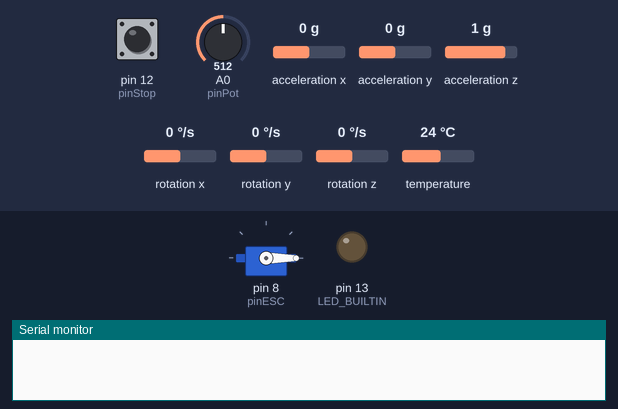
Recording of a sketch running on a simulated Arduino Uno, built with avr-gcc and run on an emulated ATmega328P. Shown: servo, output pins drawn as LEDs (lit = HIGH), the last lines printed to the serial monitor. The inputs (shaded band) are chosen by the test bench; at power-on: A0 (pinPot) = 512, pin 12 (pinStop) HIGH, acceleration x 0 g, acceleration y 0 g, acceleration z 1 g, rotation x 0 °/s, rotation y 0 °/s, rotation z 0 °/s, temperature 24 °C.

Above: at 4.1 s.
4.2 s: A0 (pinPot) set to 198
7.2 s: A0 (pinPot) set to 172
At 7.6 s:
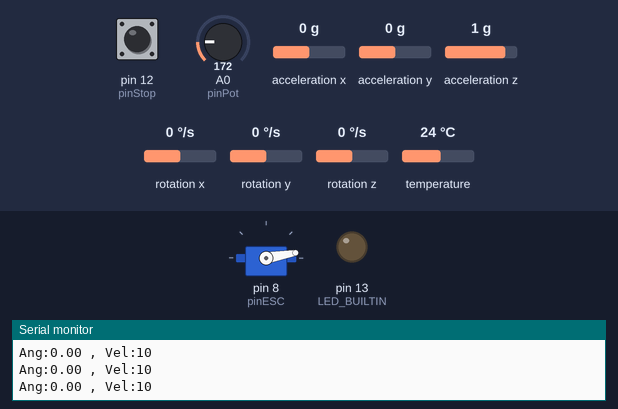
8.7 s: A0 (pinPot) set to 511
At 9.7 s:
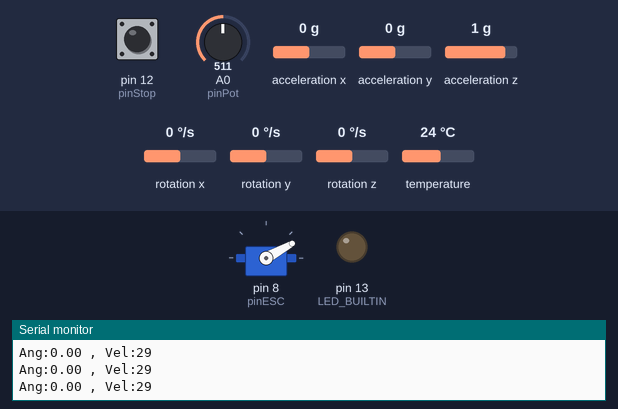
10.2 s: A0 (pinPot) set to 992
At 10.9 s:
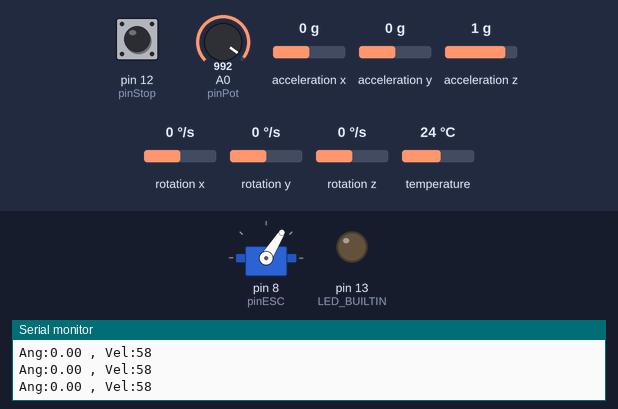
11.7 s: pin 12 (pinStop) pulled LOW for 1 s
At 13.9 s:
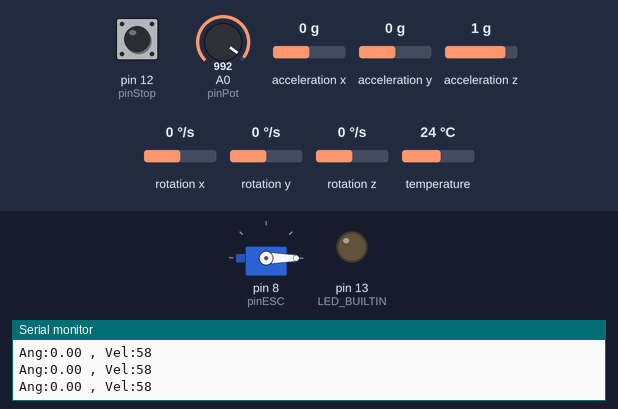
Timing chart, 0 to 16.7 s (numbered marks = the images above; inputs shaded):
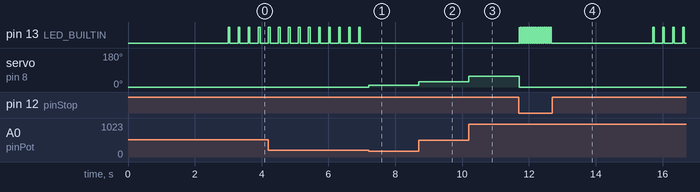

Measured:
- after the input at 7.2 s, pin 13 (LED_BUILTIN): stops changing and stays LOW; servo on pin 8 (pinESC): 0° → 10° at once
- after the input at 8.7 s, servo on pin 8 (pinESC): 10° → 29° at once
- after the input at 10.2 s, servo on pin 8 (pinESC): 29° → 58° at once
- after the input at 11.7 s, pin 13 (LED_BUILTIN): goes 15 × (HIGH 0.01 s, LOW 0.03 s), HIGH 0.03 s, LOW 3.0 s, 3 × (HIGH 0.05 s, LOW 0.25 s), HIGH 0.05 s, then LOW, starting at once; servo on pin 8 (pinESC): 58° → 0° at once
- by itself, pin 13 (LED_BUILTIN): alternates HIGH for 0.05 s and LOW for 0.25 s

The sketch:

Q1046_Sketch.ino
```cpp
/*
     CÓDIGO:	  Q1046
     AUTOR:		  BrincandoComIdeias
     APRENDA: 	https://cursodearduino.net/
     SKETCH:    Teste 1x Helice - Projeto Drone
     DATA:		  25/04/2023
*/

// INCLUSÃO DE BIBLIOTECAS
#include <Servo.h>

#include <Wire.h>
#include <Adafruit_MPU6050.h>
//#include <Adafruit_Sensor.h>

// DEFINIÇÕES DE PINOS
#define pinESC 8
#define pinStop 12
#define pinPot A0

#define APERTADO LOW
#define VEL_MIN 0
#define VEL_MAX 60 /* Limitador de velocidade para previnir acidentes */

// INSTANCIANDO OBJETOS
Servo esc;
Adafruit_MPU6050 mpu;

// DECLARANDO VARIAVEIS GLOBAIS
float angulo = 0.0F;
int velocidade = 0;

// DECLARANDO FUNÇÕES
void stop();
void setupMPU();
float accAngulo(sensors_event_t *acc);

void setup() {
  Serial.begin(115200);

  pinMode(pinStop, INPUT_PULLUP);
  pinMode(LED_BUILTIN, OUTPUT);

  setupMPU();

  /* Aguarda enquanto o botão STOP estiver acionado */
  while (digitalRead(pinStop) == APERTADO) {
    digitalWrite(LED_BUILTIN, bitRead(millis(), 5));
  }
  digitalWrite(LED_BUILTIN, LOW);

  /* Define o pulso do pwm entre 1000us e 2000us */
  esc.attach(pinESC, 1000, 2000);
  esc.write(0);
  delay(3000);

  /* Espera por uma partida segura */
  while (map(analogRead(pinPot), 0, 1024, 0, VEL_MAX) > 10) {
    digitalWrite(LED_BUILTIN, HIGH);
    delay(50);
    digitalWrite(LED_BUILTIN, LOW);
    delay(250);
  }
}

void loop() {
  /* Leitura do Sensor */
  sensors_event_t a, g, temp;
  mpu.getEvent(&a, &g, &temp);

  angulo = accAngulo(&a);

  /* Exibe os valores para plotter serial */
  Serial.print("Ang:" + String(angulo));
  Serial.print(" , ");
  Serial.println("Vel:" + String(velocidade));

  /* Controle da velocidade do motor */
  velocidade = map(analogRead(pinPot), 0, 1024, 0, VEL_MAX);
  velocidade = constrain(velocidade, VEL_MIN, VEL_MAX);

  esc.write(velocidade);

  /* Botao de parada */
  if (digitalRead(pinStop) == APERTADO) {
    /* Caso precise parar o motor no meio do loop */
    stop();
  }
}

// IMPLEMENTO DAS FUNÇÕES
void stop() {
  velocidade = 0;
  esc.write(velocidade);
  esc.detach();

  /* Aguarda enquanto o botão STOP estiver acionado */
  do {
    digitalWrite(LED_BUILTIN, bitRead(millis(), 5));
  } while (digitalRead(pinStop) == APERTADO);
  digitalWrite(LED_BUILTIN, LOW);

  /* Define o pulso do pwm entre 1000us e 2000us */
  esc.attach(pinESC, 1000, 2000);
  esc.write(0);
  delay(3000);

  /* Espera por uma partida segura */
  while (map(analogRead(pinPot), 0, 1024, 0, VEL_MAX) > 10) {
    digitalWrite(LED_BUILTIN, HIGH);
    delay(50);
    digitalWrite(LED_BUILTIN, LOW);
    delay(250);
  }
}

void setupMPU() {

  if (!mpu.begin()) {
    Serial.println("Erro na inicialização do MPU");

    while (1) {
      /* Pisca indicando erro no sensor */
      digitalWrite(LED_BUILTIN, HIGH);
      delay(50);
      digitalWrite(LED_BUILTIN, LOW);
      delay(250);
    }
  }

  /* Utilizando a mesma escala que o projeto do YMFC-AL */
  mpu.setAccelerometerRange(MPU6050_RANGE_8_G);
  mpu.setGyroRange(MPU6050_RANGE_500_DEG);
  mpu.setFilterBandwidth(MPU6050_BAND_21_HZ);
}

float accAngulo(sensors_event_t *acc) {
  float ang = 0;

  /* Calculo com dados do Accelerometro */
  unsigned long ax2 = acc->acceleration.x * acc->acceleration.x;
  unsigned long ay2 = acc->acceleration.y * acc->acceleration.y;
  unsigned long az2 = acc->acceleration.z * acc->acceleration.z;

  /* módulo = raiz da soma dos quadrados das componentes */
  float modulo = sqrt(ax2 + ay2 + az2);

  /* valor da componente z / módulo do vetor resultado = cos do angulo em relação ao eixo z */
  float cos = acc->acceleration.z / modulo;
  //float sin = acc->acceleration.x / modulo;

  ang = acos(cos);
  //ang = asin(sin);

  //evita resultado nan
  if (isnan(ang)) return 0;

  //converte de radianos para graus
  ang = ang * 180 / PI;

  return ang;
}
```
